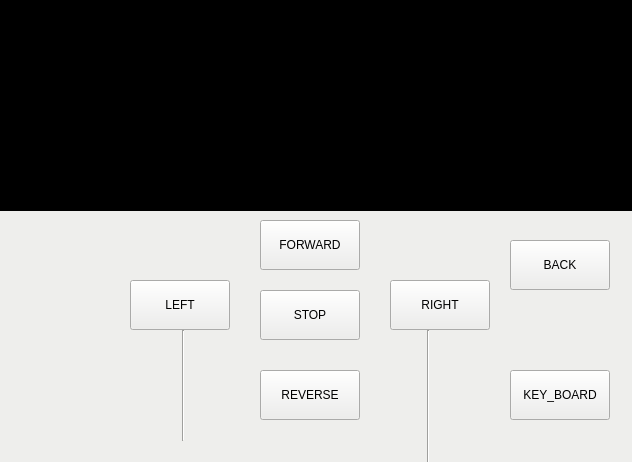
<?xml version="1.0" encoding="UTF-8"?>
<ui version="4.0">
 <class>Form</class>
 <widget class="QWidget" name="Form">
  <property name="geometry">
   <rect>
    <x>0</x>
    <y>0</y>
    <width>632</width>
    <height>462</height>
   </rect>
  </property>
  <property name="windowTitle">
   <string>Form</string>
  </property>
  <property name="styleSheet">
   <string notr="true">background-color: rgb(238, 238, 236);</string>
  </property>
  <widget class="QWidget" name="widget" native="true">
   <property name="geometry">
    <rect>
     <x>-30</x>
     <y>0</y>
     <width>691</width>
     <height>211</height>
    </rect>
   </property>
   <property name="styleSheet">
    <string notr="true">background-color: rgb(0, 0, 0);</string>
   </property>
   <widget class="QLabel" name="label">
    <property name="geometry">
     <rect>
      <x>70</x>
      <y>-20</y>
      <width>511</width>
      <height>261</height>
     </rect>
    </property>
    <property name="text">
     <string/>
    </property>
    <property name="pixmap">
     <pixmap>direct1.jpg</pixmap>
    </property>
   </widget>
  </widget>
  <widget class="QPushButton" name="forw_but">
   <property name="geometry">
    <rect>
     <x>260</x>
     <y>220</y>
     <width>100</width>
     <height>50</height>
    </rect>
   </property>
   <property name="styleSheet">
    <string notr="true">background-color: rgb(186, 189, 182);

QPushButton#forw_but{
background-color:rgba(2, 65, 118, 255);
color:rgba(255, 255, 255, 200);
border-radius:5px;
}
QPushButton#forw_but:pressed{
padding-left:5px;
padding-top:5px;
background-color:rgba(2, 65, 118, 100);
background-position:calc(100% - 10px)center;
}
QPushButton#forw_but:hover{
background-color: rgb(85, 87, 83);
}</string>
   </property>
   <property name="text">
    <string>FORWARD</string>
   </property>
  </widget>
  <widget class="Line" name="line">
   <property name="geometry">
    <rect>
     <x>173</x>
     <y>330</y>
     <width>20</width>
     <height>111</height>
    </rect>
   </property>
   <property name="orientation">
    <enum>Qt::Vertical</enum>
   </property>
  </widget>
  <widget class="Line" name="line_2">
   <property name="geometry">
    <rect>
     <x>420</x>
     <y>330</y>
     <width>16</width>
     <height>151</height>
    </rect>
   </property>
   <property name="orientation">
    <enum>Qt::Vertical</enum>
   </property>
  </widget>
  <widget class="QPushButton" name="right_but">
   <property name="geometry">
    <rect>
     <x>390</x>
     <y>280</y>
     <width>100</width>
     <height>50</height>
    </rect>
   </property>
   <property name="styleSheet">
    <string notr="true">background-color: rgb(186, 189, 182);

QPushButton#forw_but{
background-color:rgba(2, 65, 118, 255);
color:rgba(255, 255, 255, 200);
border-radius:5px;
}
QPushButton#forw_but:pressed{
padding-left:5px;
padding-top:5px;
background-color:rgba(2, 65, 118, 100);
background-position:calc(100% - 10px)center;
}
QPushButton#forw_but:hover{
background-color: rgb(85, 87, 83);
}</string>
   </property>
   <property name="text">
    <string>RIGHT</string>
   </property>
  </widget>
  <widget class="QPushButton" name="left_but">
   <property name="geometry">
    <rect>
     <x>130</x>
     <y>280</y>
     <width>100</width>
     <height>50</height>
    </rect>
   </property>
   <property name="styleSheet">
    <string notr="true">background-color: rgb(186, 189, 182);

QPushButton#forw_but{
background-color:rgba(2, 65, 118, 255);
color:rgba(255, 255, 255, 200);
border-radius:5px;
}
QPushButton#forw_but:pressed{
padding-left:5px;
padding-top:5px;
background-color:rgba(2, 65, 118, 100);
background-position:calc(100% - 10px)center;
}
QPushButton#forw_but:hover{
background-color: rgb(85, 87, 83);
}</string>
   </property>
   <property name="text">
    <string>LEFT</string>
   </property>
  </widget>
  <widget class="QPushButton" name="reverse_but">
   <property name="geometry">
    <rect>
     <x>260</x>
     <y>370</y>
     <width>100</width>
     <height>50</height>
    </rect>
   </property>
   <property name="styleSheet">
    <string notr="true">background-color: rgb(186, 189, 182);

QPushButton#forw_but{
background-color:rgba(2, 65, 118, 255);
color:rgba(255, 255, 255, 200);
border-radius:5px;
}
QPushButton#forw_but:pressed{
padding-left:5px;
padding-top:5px;
background-color:rgba(2, 65, 118, 100);
background-position:calc(100% - 10px)center;
}
QPushButton#forw_but:hover{
background-color: rgb(85, 87, 83);
}</string>
   </property>
   <property name="text">
    <string>REVERSE</string>
   </property>
  </widget>
  <widget class="QPushButton" name="back_but">
   <property name="geometry">
    <rect>
     <x>510</x>
     <y>240</y>
     <width>100</width>
     <height>50</height>
    </rect>
   </property>
   <property name="styleSheet">
    <string notr="true">background-color: rgb(239, 41, 41);

QPushButton#forw_but{
background-color:rgba(2, 65, 118, 255);
color:rgba(255, 255, 255, 200);
border-radius:5px;
}
QPushButton#forw_but:pressed{
padding-left:5px;
padding-top:5px;
background-color:rgba(2, 65, 118, 100);
background-position:calc(100% - 10px)center;
}
QPushButton#forw_but:hover{
background-color: rgb(85, 87, 83);
}</string>
   </property>
   <property name="text">
    <string>BACK</string>
   </property>
  </widget>
  <widget class="QPushButton" name="start_but">
   <property name="geometry">
    <rect>
     <x>510</x>
     <y>370</y>
     <width>100</width>
     <height>50</height>
    </rect>
   </property>
   <property name="styleSheet">
    <string notr="true">background-color: rgb(239, 41, 41);
background-color: rgb(138, 226, 52);

QPushButton#forw_but{
background-color:rgba(2, 65, 118, 255);
color:rgba(255, 255, 255, 200);
border-radius:5px;
}
QPushButton#forw_but:pressed{
padding-left:5px;
padding-top:5px;
background-color:rgba(2, 65, 118, 100);
background-position:calc(100% - 10px)center;
}
QPushButton#forw_but:hover{
background-color: rgb(85, 87, 83);
}</string>
   </property>
   <property name="text">
    <string>KEY_BOARD</string>
   </property>
  </widget>
  <widget class="QPushButton" name="stop_but">
   <property name="geometry">
    <rect>
     <x>260</x>
     <y>290</y>
     <width>100</width>
     <height>50</height>
    </rect>
   </property>
   <property name="styleSheet">
    <string notr="true">background-color: rgb(239, 41, 41);

QPushButton#forw_but{
background-color:rgba(2, 65, 118, 255);
color:rgba(255, 255, 255, 200);
border-radius:5px;
}
QPushButton#forw_but:pressed{
padding-left:5px;
padding-top:5px;
background-color:rgba(2, 65, 118, 100);
background-position:calc(100% - 10px)center;
}
QPushButton#forw_but:hover{
background-color: rgb(85, 87, 83);
}</string>
   </property>
   <property name="text">
    <string>STOP</string>
   </property>
  </widget>
 </widget>
 <resources/>
 <connections/>
</ui>
